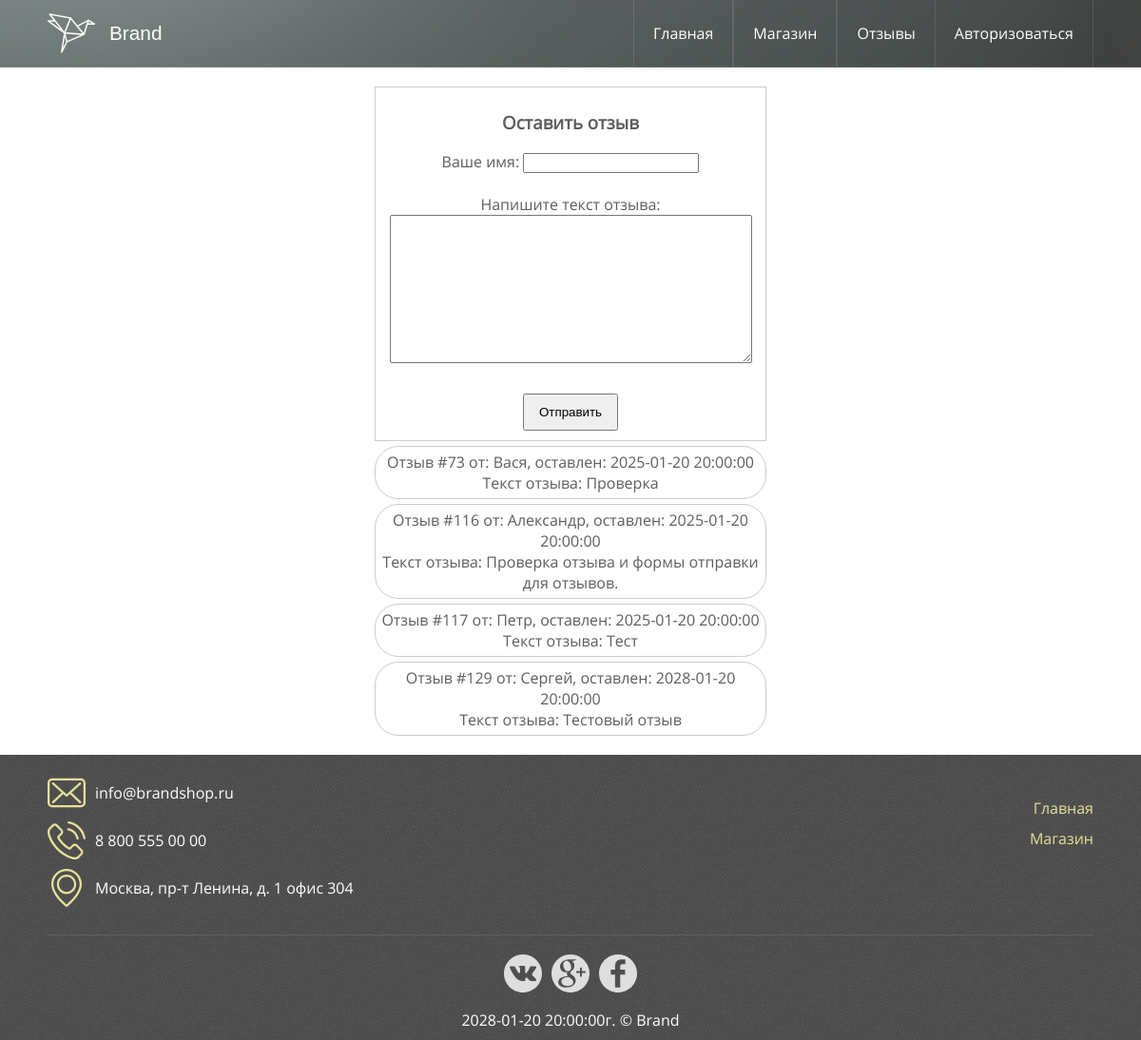
The page /index.php?page=comments on the database its author committed.
### tables this page shows
CREATE TABLE `commets` (
  `id` int(11) NOT NULL,
  `fio` varchar(255) NOT NULL,
  `new_commets` text NOT NULL,
  `date` datetime DEFAULT NULL
);

### templates/comment.php (the view, shortened to what this page needs)
<?php
$sql = "SELECT * FROM shop_php.commets";
$result = mysqli_query($connect, $sql);
if (mysqli_num_rows($result) > 0) {
    while($row = mysqli_fetch_assoc($result)) {
        $id = $row["id"];
        $fio = $row["fio"];
        $commets = $row["new_commets"];
        $date = $row["date"];
        echo "<div class='comments'><p>Отзыв #".$id." от: " . $fio . ", оставлен: " . $date . "<br>Текст отзыва: " . $commets."<br></p></div>";
    }
}
?>

### index.php (shortened to what this page needs)
<!DOCTYPE html>
<html lang="en">
<head>
    <link href="styles/site.css" rel="stylesheet">
</head>
<body>
<header>
    <div id="headerInside">
        <div id="logo"></div>
        <div id="companyName">Brand</div>
        <div id="navWrap">
            <a href="/php1/lessons6/4/im">
                Главная
            </a>
            <a href="index.php?page=shop">
                Магазин
            </a>
            <a href="index.php?page=comments">
                Отзывы
            </a>
            <a href="index.php?page=authorization">
                Авторизоваться
            </a>
        </div>
    </div>
</header>
<div id="content">
<?php
    include 'templates.php';
?>
</div>
<footer>
    <div id="footerInside">
        <div id="contacts">
            <div class="contactWrap">
                <img src="images/envelope.svg" class="contactIcon">
                info@brandshop.ru
            </div>
            <div class="contactWrap">
                <img src="images/phone-call.svg" class="contactIcon">
                8 800 555 00 00
            </div>
            <div class="contactWrap">
                <img src="images/placeholder.svg" class="contactIcon">
                Москва, пр-т Ленина, д. 1 офис 304
            </div>
        </div>
        <div id="footerNav">
            <a href="/">Главная</a>
            <a href="index.php?page=shop">Магазин</a>
        </div>
        <div id="social">
            <img class="socialItem" src="images/vk-social-logotype.svg">
            <img class="socialItem" src="images/google-plus-social-logotype.svg">
            <img class="socialItem" src="images/facebook-logo.svg">
        </div>
        <div id="copyrights"><?=$date?>г. &copy; Brand</div>
    </div>
</footer>
</body>
</html>

### templates.php (shortened to what this page needs)
<?php
$page = $_GET['page'];
if (!isset($page)) {
    require('templates/main.php');
} elseif ($page == 'shop') {
    require('templates/shop.php');
} elseif ($page == 'comments') {
    require('templates/index_comments.php');
} elseif ($page == 'admin') {
    require('templates/admin.php');
}
?>

### templates/index_comments.php (shortened to what this page needs)
<!DOCTYPE html>
<html lang="en">
<head>
    <link rel="stylesheet" type="text/css" href="style_comments.css">
</head>
    <body>
    <?php
        include 'config.php';
    ?>
            <form method="POST" class="comments">
                <div>
                <h3>Оставить отзыв</h3>
                Ваше имя: <input type="text" name="fio" /><br><br>
                Напишите текст отзыва:<br>
                    <textarea type="text" rows="10" cols="45" name="new_comm"></textarea>
                    <br><br>
                <input type="submit" name="send" value="Отправить"><br>
                </div>
            </form>
        <?php include 'comment.php';?>
    </body>
</head>

### styles/site.css (style rules this page uses)
body, html { padding: 0; margin: 0; color: #5e5e5e; font-family: "Open Sans", sans-serif; }
header { position: relative; width: 100%; height: 50px; padding: 10px 0; border-bottom: 1px solid rgba(255, 255, 255, 0.1); background: url('../images/promo.jpg') no-repeat; background-size: 100%; }
#headerInside { width: 1100px; margin: 0 auto; }
#logo { width: 50px; height: 50px; float: left; background: url('../images/origami-logo.svg') no-repeat; background-size: contain; }
#companyName { text-align: right; font-family: Huntsman, sans-serif; float: left; margin-left: 15px; font-size: 1.3em; line-height: 50px; color: #fff; }
#navWrap { height: 50px; float: right; display: flex; align-items: center; flex-direction: row; }
#navWrap a { display: block; font-family: "Open Sans", sans-serif; color: #fff; text-decoration: none; border-left: 1px solid rgba(255, 255, 255, 0.1); border-right: 1px solid rgba(255, 255, 255, 0.1); padding: 0 20px; height: 70px; line-height: 70px; }
#navWrap a:last-child { border-left: none; }
#content { min-height: 600px; width: 1100px; margin: 0 auto; padding: 20px 0; }
footer { float: left; width: 100%; height: 300px; background: url('../images/footerback.png'); color: #fff; }
#footerInside { position: relative; width: 1100px; margin: 0 auto; height: 100%; }
#copyrights { position: absolute; bottom: 10px; width: 100%; text-align: center; }
#social { padding-top: 20px; width: 100%; height: 40px; position: absolute; bottom: 50px; display: flex; flex-direction: row; justify-content: center; border-top: 1px solid rgba(255, 255, 255, 0.1); }
.socialItem { width: 40px; height: 40px; margin: 0 5px; }
#contacts { position: absolute; left: 0; top: 20px; width: 340px; }
.contactWrap { float: left; width: 100%; margin-bottom: 10px; line-height: 40px; }
.contactIcon { width: 40px; height: 40px; float: left; margin-right: 10px; }
#footerNav { position: absolute; right: 0; top: 45px; width: 200px; }
#footerNav a { display: block; text-align: right; color: #e6e09a; margin-bottom: 10px; text-decoration: none; }

### templates/style_comments.css (style rules this page uses)
form.comments { display: block; margin: auto; width: 400px; border: 1px solid #cccccc; padding: 5px; }
form.comments input[type="submit"] { width: 100px; margin: 5px; padding: 10px; }
form div { text-align:center; }
div.comments p { display: block; margin: auto; width: 400px; border: 1px solid #cccccc; padding: 5px; text-align:center; border-radius: 25px; margin-top: 5px; }

### rows shown on the page
commets: id "73", fio "Вася", date "2025-01-20 20:00:00", new_commets "Проверка"
commets: id "116", fio "Александр", date "2025-01-20 20:00:00", new_commets "Проверка отзыва и формы отправки для отзывов."
commets: id "117", fio "Петр", date "2025-01-20 20:00:00", new_commets "Тест"
commets: id "129", fio "Сергей", date "2028-01-20 20:00:00", new_commets "Тестовый отзыв"
